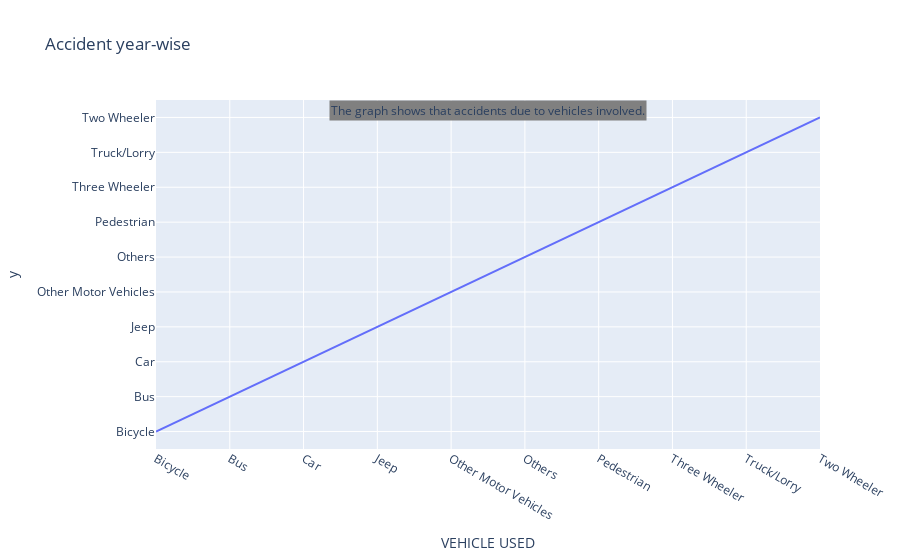

The notebook cell this image was saved under:
### Code cell
# vehicles involved
mode = ['Bicycle', 'Bus','Car','Jeep','Other Motor Vehicles','Others','Pedestrian','Three Wheeler','Truck/Lorry','Two Wheeler']
fig = px.line(grouped_obj, x=grouped_obj.index, y=mode, title='Accident year-wise')
conclusion = 'The graph shows that accidents due to vehicles involved.'
fig.add_annotation(text=conclusion, xref='paper', yref='paper', x=.5, y=1, bgcolor='grey', showarrow=False, font=dict(size=12))
fig.show()

### Figure 1 — Plotly figure (JSON) as saved in the notebook; plotly's stock layout.template omitted (floating-point values rounded to 4 significant figures)
{"data": [{"hovertemplate": "VEHICLE USED=%{x}<br>y=%{y}<extra></extra>", "legendgroup": "", "line": {"color": "#636efa", "dash": "solid"}, "marker": {"symbol": "circle"}, "mode": "lines", "name": "", "orientation": "v", "showlegend": false, "type": "scatter", "x": ["Bicycle", "Bus", "Car", "Jeep", "Other Motor Vehicles", "Others", "Pedestrian", "Three Wheeler", "Truck/Lorry", "Two Wheeler"], "xaxis": "x", "y": ["Bicycle", "Bus", "Car", "Jeep", "Other Motor Vehicles", "Others", "Pedestrian", "Three Wheeler", "Truck/Lorry", "Two Wheeler"], "yaxis": "y"}], "layout": {"annotations": [{"bgcolor": "grey", "font": {"size": 12}, "showarrow": false, "text": "The graph shows that accidents due to vehicles involved.", "x": 0.5, "xref": "paper", "y": 1, "yref": "paper"}], "legend": {"tracegroupgap": 0}, "title": {"text": "Accident year-wise"}, "xaxis": {"anchor": "y", "domain": [0, 1], "title": {"text": "VEHICLE USED"}}, "yaxis": {"anchor": "x", "domain": [0, 1], "title": {"text": "y"}}}}
